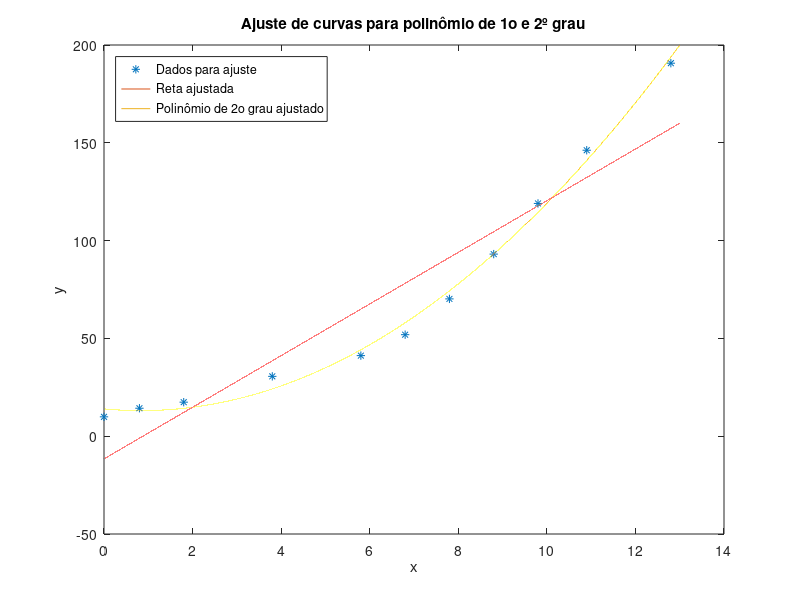

The MATLAB script that drew this image:
% Definir os pontos de entrada da tabela
##xi = [-2.0, -0.5, 1.2, 2.1, 3.5, 5.4];
##yi = [4.4, 5.1, 3.2, 1.6, 0.1, -0.4];

##xi = [0, 0.15, 0.31, 0.5, 0.6, 0.75];
##yi = [1, 1.04, 1.031, 1.117, 1.223, 1.442];

xi = [0, 0.8, 1.8, 3.8, 5.8, 6.8, 7.8, 8.8, 9.8, 10.9, 12.8];
yi= [9.9, 14.3, 17.4, 30.6, 41.2, 51.9, 70.2, 93.1, 119.0, 146.2, 190.7];

% Definir o numero de pontos de entrada
n = size(xi)(2);

% Definir matriz A
Agrau1=[sum(xi.^2), sum(xi); sum(xi), n];

Agrau2=[
  sum(xi.^4), sum(xi.^3), sum(xi.^2);
  sum(xi.^3), sum(xi.^2), sum(xi);
  sum(xi.^2), sum(xi), n;
];

% Definir a matriz b
bgrau1 = [sum(xi.*yi), sum(yi)];
bgrau2 = [sum(xi.^2.*yi),sum(xi.*yi), sum(yi) ];

% Definir funcao para encontrar solucao de sistema linear
function resultado = gauss_seidel(A, b)
  % Definir numero maximo de iteracoes e tolerancia de erro
  maxit = 2000;
  tol = 0.000001;

  [m,n] = size(A);
  C = A;

  for i = 1:n
    C(i,i) = 0;
    w(i) = 0;
  end
  
  x = w';
  % Encontrando a matriz g
  for i = 1:n
    C(i,1:n) = C(i,1:n)/A(i,i);
    g(i,1) = b(i)/A(i,i);
  endfor

  % Definir contador de iteracoes (j)
  j = 0;
  
  % Método de Gauss-Seidel
  while (1)
    xo = x;
    for i=1:n
      x(i,1) = g(i,1)-C(i,:)*x;
      if x(i) ~= 0
        % Criterio de parada
        ea(i) = abs((x(i,1)-xo(i))/x(i,1));
      endif
    endfor
    if max(ea)<=tol || j >= maxit
      resultado = x;
      break
    endif
  endwhile
endfunction

resultadograu1 = gauss_seidel(Agrau1, bgrau1);
agrau1 = resultadograu1(1) ;
bgrau1 = resultadograu1(2);

resultadograu2 = gauss_seidel(Agrau2, bgrau2);
agrau2 = resultadograu2(1) ;
bgrau2 = resultadograu2(2);
cgrau2 = resultadograu2(3);

% Imprime equacao de 1 grau (y = ax + b)
disp(["Equacao 1º grau: " num2str(agrau1) "*x + " num2str(bgrau1)]);

% Imprime equacao de 2 grau (y = ax² + bx + c)
disp(["Equacao 2º grau: " num2str(agrau2) "*x^2 + " num2str(bgrau2) "*x + " num2str(cgrau2)]);

% Definir intervalo e equacoes das funcoes ajustadas
z=0:0.0001:13;
ygrau1 = agrau1.*z + bgrau1;
ygrau2=agrau2.*z.^2 + bgrau2.*z + cgrau2;

% Definir coeficiente de determinacao de cada polinomio
r2grau1 = 1 - (sum( (agrau1.*xi+bgrau1 - yi).^2 ))/ sum( (yi- (1/n)*sum(yi)).^2 );
r2grau2 = 1 - (sum( (agrau2.*xi.^2+bgrau2*xi + cgrau2 - yi).^2 ))/ sum( (yi- (1/n)*sum(yi)).^2 );

% Imprime coeficientes de determinacao
disp(["Coeficiente de Determinacao para equacao de 1º grau: " num2str(r2grau1)]);
disp(["Coeficiente de Determinacao para equacao de 2º grau: " num2str(r2grau2)]);

% Plotar reta ajustada e pontos iniciais
figure
plot(xi,yi,'*',z,ygrau1, z, ygrau2)
title('Ajuste de curvas para polinômio de 1o e 2º grau')
xlabel('x'); ylabel('y')
legend('Dados para ajuste','Reta ajustada','Polinômio de 2o grau ajustado','location','northwest')

